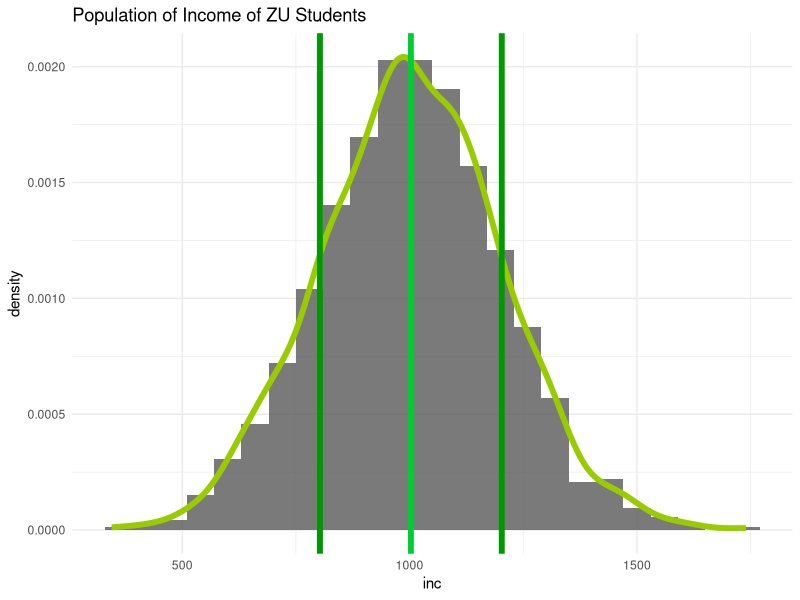
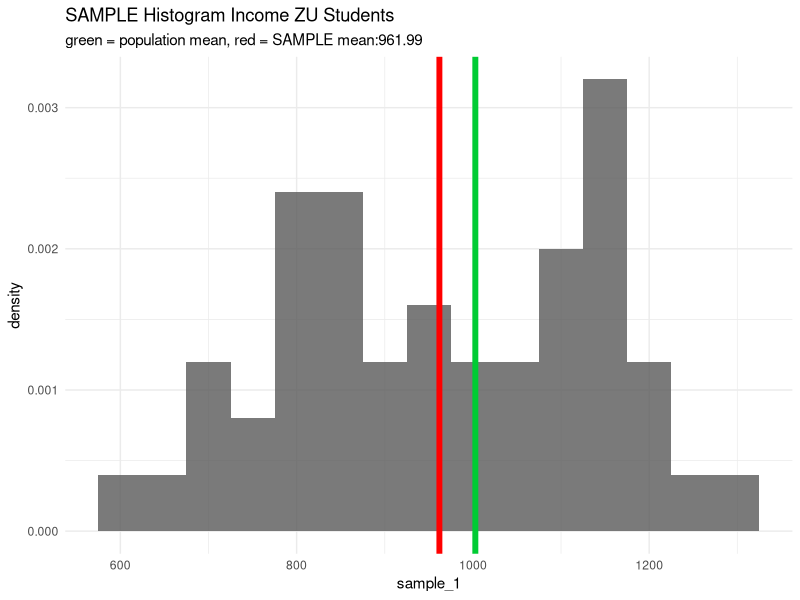
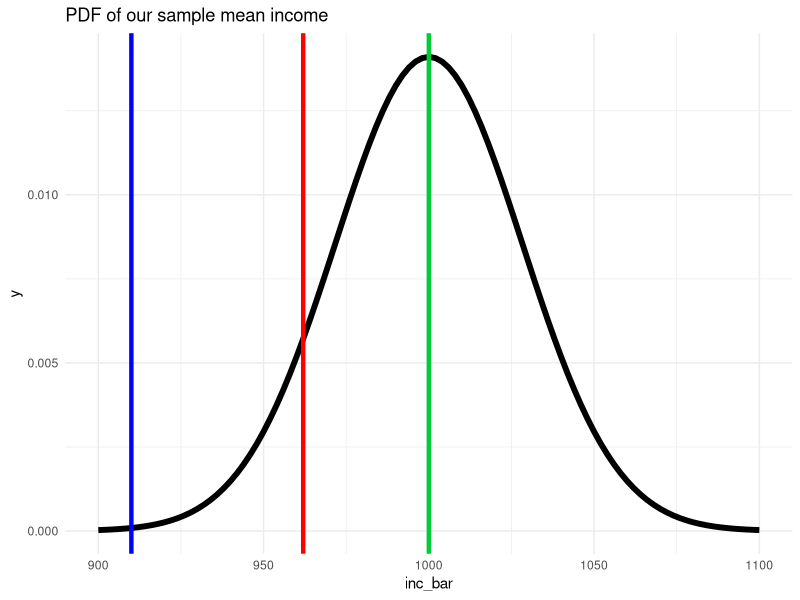
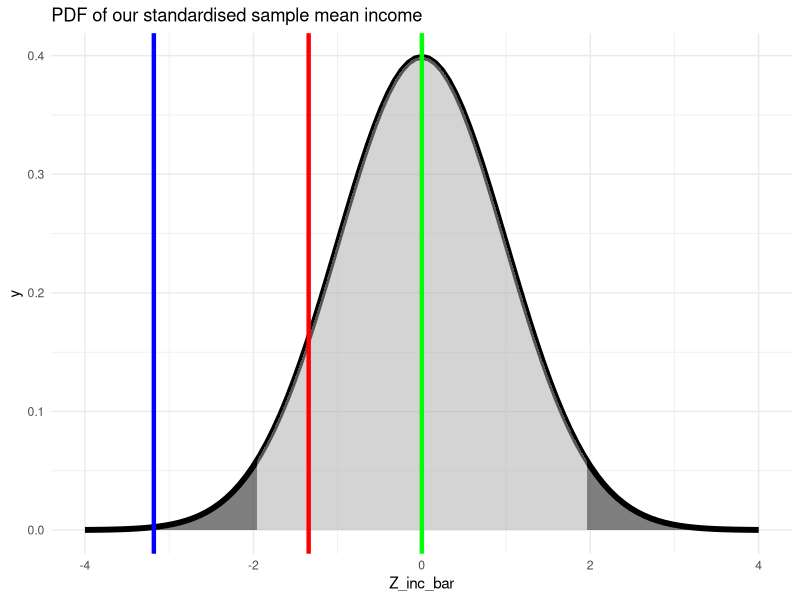
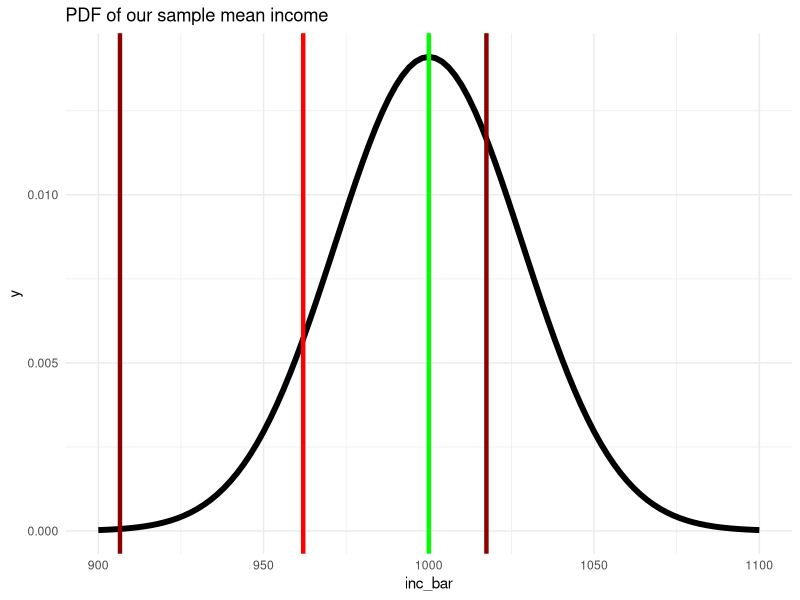
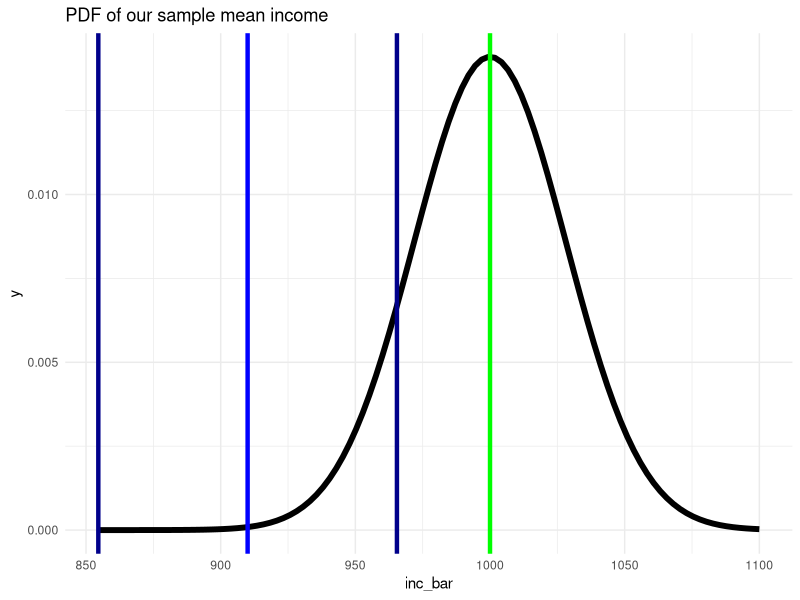
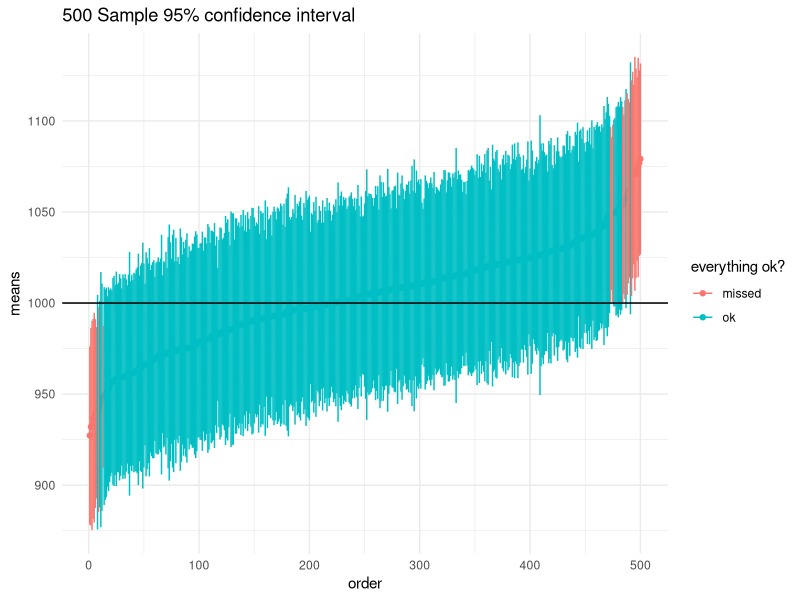

Generate these figures, in order, with R:
## ---- chunk 1
knitr::opts_chunk$set(echo = TRUE)
## ---- chunk 2
library(ggplot2)
set.seed(11) # seed for reproducibility

n <- 1200
inc <- rnorm(n, mean = 1000, sd = 200) # simulate a vector of incomes
## ---- chunk 3
ggplot() +
  geom_histogram(aes(x = inc, y = ..density..),binwidth = 60,alpha = 0.8) +
  geom_density(aes(x = inc, y = ..density..),col = "#99CC00",size = 2) +
  labs(title = "Population of Income of ZU Students") +
  geom_vline(xintercept = mean(inc),color = "#00CC33",size = 2) +
  geom_vline(xintercept = mean(inc) + 200,color = "#009900",size = 2) +
  geom_vline(xintercept = mean(inc) - 200,color = "#009900",size = 2) +
  theme_minimal()
## ---- chunk 4
library(tidyverse)
set.seed(24)
sample_1 <- sample(x = inc, size = 50, replace = F) # draw a sample from the simulated population
x_bar <- mean(sample_1)

ggplot() +
geom_histogram(aes(x = sample_1,
y = ..density..),binwidth = 50,alpha = 0.8) +
labs(title = "SAMPLE Histogram Income ZU Students",
subtitle = paste0("green = population mean, ",
                  "red = SAMPLE mean:",
                  x_bar %>% round(2))) +
geom_vline(xintercept = x_bar,color = "red",size = 2) + # this draws the sample mean as red line
  geom_vline(xintercept = mean(inc),color = "#00CC33",size = 2)+
theme_minimal()
## ---- chunk 5
ggplot(data =  data.frame(inc_bar = 900:1100), aes(x=inc_bar)) +
  stat_function(fun = dnorm, args = list(mean = 1000, sd = 200/sqrt(50)), size = 2) +
  geom_vline(xintercept = mean(sample_1), color = "red", size = 1.5) +
  geom_vline(xintercept = 1000, color = "#00CC33", size = 1.5) +
  geom_vline(xintercept = 910, color = "blue", size = 1.5) +
  labs(title = "PDF of our sample mean income") +
  theme_minimal()
## ---- chunk 6
ggplot(data =  data.frame(Z_inc_bar = -4:4), aes(x=Z_inc_bar)) +
  stat_function(fun = dnorm, args = list(mean = 0, sd = 1), size = 2) +
  stat_function(fun = dnorm, xlim = c(-1.96,1.96), geom = "area", fill = "darkgrey", alpha=0.5) +
  stat_function(fun = dnorm, xlim = c(-4,-1.96), geom = "area", fill = "black", alpha=0.5) +
   stat_function(fun = dnorm, xlim = c(1.96,4), geom = "area", fill = "black", alpha=0.5) +
  geom_vline(xintercept = (mean(sample_1) - 1000) / (200/sqrt(50)), color = "red", size = 1.5) +
geom_vline(xintercept = (910 - 1000) / (200/sqrt(50)), color = "blue", size = 1.5) +
  geom_vline(xintercept = 0, color = "green", size = 1.5) +
  labs(title = "PDF of our standardised sample mean income") +
  theme_minimal()
## ---- chunk 7
ggplot(data =  data.frame(inc_bar = 900:1100), aes(x=inc_bar)) +
  stat_function(fun = dnorm, args = list(mean = 1000, sd = 200/sqrt(50)), size = 2) +
  geom_vline(xintercept = mean(sample_1), color = "red", size = 1.5) +
  geom_vline(xintercept = 1000, color = "green", size = 1.5) +
  geom_vline(xintercept = mean(sample_1) - (1.96 * 200 /sqrt(50)), color = "darkred", size = 1.5) +
  geom_vline(xintercept = mean(sample_1) + (1.96 * 200 /sqrt(50)), color = "darkred", size = 1.5) +
  labs(title = "PDF of our sample mean income") +
  theme_minimal()
## ---- chunk 8
ggplot(data =  data.frame(inc_bar = 900:1100), aes(x=inc_bar)) +
  stat_function(fun = dnorm, args = list(mean = 1000, sd = 200/sqrt(50)), size = 2) +
  geom_vline(xintercept = 910, color = "blue", size = 1.5) +
  geom_vline(xintercept = 1000, color = "green", size = 1.5) +
  geom_vline(xintercept = 910 - (1.96 * 200 /sqrt(50)), color = "darkblue", size = 1.5) +
  geom_vline(xintercept = 910 + (1.96 * 200 /sqrt(50)), color = "darkblue", size = 1.5) +
  labs(title = "PDF of our sample mean income") +
  theme_minimal()
## ---- chunk 9
library(tidyverse)
nn <- 500
set.seed(11)
samples <- map(.x = 1:1000,
               .f = ~ sample(inc,size = 50,replace = FALSE))
means <- map_dbl(samples[1:nn],~mean(.x))
se <- map_dbl(samples[1:nn],~ sd(.x)/sqrt(length(.x)))
lower = means-1.96*se
upper = means+1.96*se
df <- data.frame(means,lower,upper)[order(means),] %>%
  mutate(order = 1:nrow(.),
         coll = ifelse(upper < 1000 | lower > 1000,"missed","ok"))
ggplot(df) +
  geom_point(aes(x = order,
                 y = means,
                 col = coll)) +
  geom_segment(aes(x = order-0.02,xend = order + 0.02,
                   y = lower,yend = upper,col = coll)) +
  labs(title = "500 Sample 95% confidence interval") +
  scale_color_discrete(name = "everything ok?")+
  geom_hline(aes(yintercept =1000)) +
  theme_minimal()
